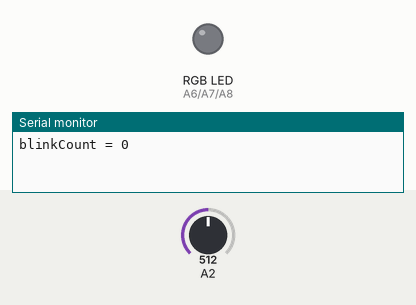
Recording of a sketch running on a simulated Teensy 4. Shown: an RGB LED mixed from three pins (HIGH = lit), the last lines printed to the serial monitor. The inputs (shaded band) are chosen by the test bench; at power-on: A2 = 512.

Above: at 0.1 s.
At 17.9 s:
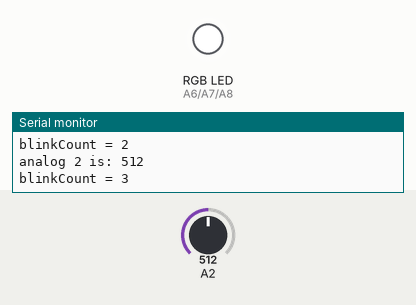
Timing chart, 0 to 39.1 s (numbered marks = the images above):
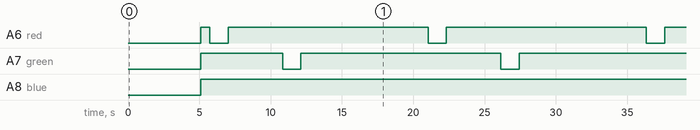

Measured:
- by itself, A6 (red): repeats every 15.3 s: LOW 1.3 s, HIGH 14.0 s
- by itself, A7 (green): goes HIGH 5.7 s, LOW 1.3 s, HIGH 14.0 s, LOW 1.3 s, then HIGH
- by itself, A8 (blue): LOW → HIGH at 5.1 s

The sketch:

ADCfade.ino
```cpp
 // Create an IntervalTimer object
IntervalTimer myTimer;
const int red = 20;
const int blue = 22;
const int green = 21;
//const int ledPin = 13;  // the pin with a LED


void setup(void) {
  pinMode(red, OUTPUT);
  pinMode(green, OUTPUT);
  pinMode(blue, OUTPUT);
  Serial.begin(9600);
  myTimer.begin(blinkLED, 5100000);  // blinkLED to run every 0.15 seconds // call this every x second
}

// The interrupt will blink the LED, and keep
// track of how many times it has blinked.
int val;
unsigned long startTime = 0;

int colorCode = 0;
int ledState = LOW;
volatile unsigned long blinkCount = 0; // use volatile for shared variables
float val2;

// functions called by IntervalTimer should be short, run as quickly as
// possible, and should avoid calling other functions if possible.
void blinkLED(void) {
  val = analogRead(2);
  val2 = val * (10.0 / 1023.0);
  Serial.print("analog 2 is: ");
  Serial.println(val);
  int x = -1;
  for (int i = 255; i < 256; i = i + x){
    ledState = i;
    if (i == 0) {
    blinkCount = blinkCount + 1;  // increase when LED turns on //// switch direction at peak
    x = 1;
    }
    delay(val2); //delay 5ms each increment, 5*255=1275ms
    switch(colorCode){
      case 0: analogWrite(red, ledState);
              analogWrite(blue, 255);
              analogWrite(green, 255);
              break;
      case 1: analogWrite(green, ledState);
              analogWrite(blue, 255);
              analogWrite(red, 255);
              break;
      case 2: analogWrite(blue, ledState);
              analogWrite(red, 255);
              analogWrite(green, 255);
              break;
      default: analogWrite(blue, 255);
              analogWrite(red, 255);
              analogWrite(green, 255);
              break;
    }
  }
}

// The main program will print the blink count
// to the Arduino Serial Monitor
void loop(void) {
  unsigned long blinkCopy;  // holds a copy of the blinkCount

  // to read a variable which the interrupt code writes, we
  // must temporarily disable interrupts, to be sure it will
  // not change while we are reading.  To minimize the time
  // with interrupts off, just quickly make a copy, and then
  // use the copy while allowing the interrupt to keep working.
  noInterrupts();
  blinkCopy = blinkCount;
  interrupts();
  colorCode = blinkCopy % 3;
  Serial.print("blinkCount = ");
  Serial.println(blinkCopy);
  delay(500);
}
```
